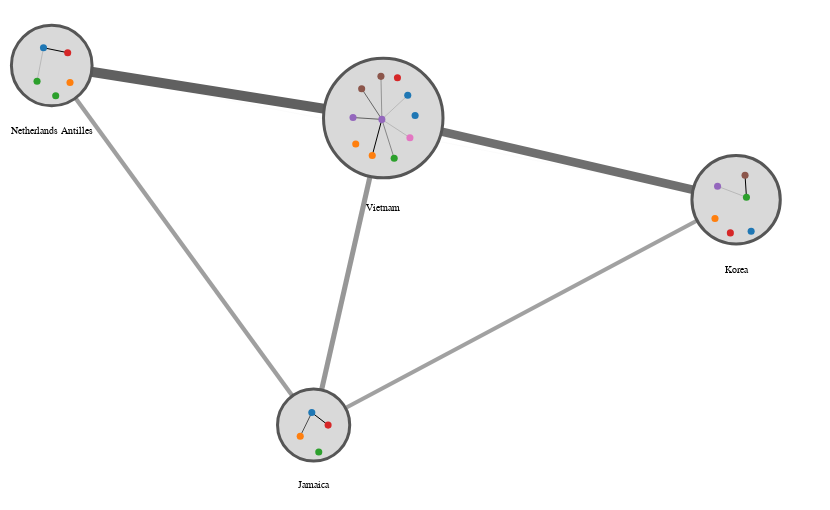

The code cell stored with this chart in its notebook:
### Code cell
g_viz(
    G,
    weight_attr="weight",
    combo_group_by="country",
    combo_layout_fn=lambda G: layout.force_atlas(
        G, weight_attr="weight", gravity=1, seed=seed
    ),
    node_args=dict(        
        fill=alt.Color("job", scale=alt.Scale(scheme="category10"), legend=None),
        tooltip_attrs=["name", "job", "country"],
        strokeWidth=0,
    ),
    combo_node_args=dict(
        tooltip_attrs=["country:N"],
        label_attr="country:N",
        label_offset=12,
    ),
    combo_node_additional_attrs={
        country: {"country": country}  for country in countries
    },
    width=800,
    height=500,
).configure_view(strokeWidth=0)

### Figure 1 — Vega-Lite specification as saved in the notebook (floating-point values rounded to 4 significant figures)
{"config": {"view": {"continuousWidth": 400, "continuousHeight": 300, "strokeWidth": 0}}, "layer": [{"data": {"name": "data-c85e0d4a8e6861b7c090cceb75f7fbd4"}, "mark": "line", "encoding": {"color": {"value": "#606060"}, "detail": {"field": "edge", "type": "quantitative"}, "opacity": {"field": "weight", "legend": null, "scale": {"range": [0.3, 1]}, "type": "quantitative"}, "strokeWidth": {"field": "weight", "legend": null, "scale": {"range": [0.1, 10]}, "type": "quantitative"}, "x": {"axis": {"domain": false, "grid": false, "labels": false, "ticks": false, "title": ""}, "field": "x", "type": "quantitative"}, "y": {"axis": {"domain": false, "grid": false, "labels": false, "ticks": false, "title": ""}, "field": "y", "type": "quantitative"}}}, {"layer": [{"mark": "circle", "encoding": {"fill": {"value": "#d9d9d9"}, "opacity": {"value": 1}, "size": {"field": "__combo_size", "legend": null, "scale": null, "type": "quantitative"}, "stroke": {"value": "#565656"}, "strokeWidth": {"value": 3}, "tooltip": [{"field": "country", "type": "nominal"}], "x": {"axis": {"domain": false, "grid": false, "labels": false, "ticks": false, "title": ""}, "field": "x", "type": "quantitative"}, "y": {"axis": {"domain": false, "grid": false, "labels": false, "ticks": false, "title": ""}, "field": "y", "type": "quantitative"}}}, {"mark": {"type": "text", "align": "center", "baseline": "middle", "color": "black", "size": 10}, "encoding": {"text": {"field": "country", "type": "nominal"}, "x": {"axis": {"domain": false, "grid": false, "labels": false, "ticks": false, "title": ""}, "field": "x", "type": "quantitative"}, "y": {"axis": {"domain": false, "grid": false, "labels": false, "ticks": false, "title": ""}, "field": "__y_label", "type": "quantitative"}}}], "data": {"name": "data-3111289e25631cdd49f77674c8bb788d"}}, {"data": {"name": "data-bfbcbe4110aecc055a3c71d5c822dd50"}, "mark": "line", "encoding": {"color": {"value": "black"}, "detail": {"field": "edge", "type": "quantitative"}, "opacity": {"field": "weight", "legend": null, "scale": {"range": [0.5, 3]}, "type": "quantitative"}, "strokeWidth": {"field": "weight", "legend": null, "scale": {"range": [0.3, 1]}, "type": "quantitative"}, "x": {"axis": {"domain": false, "grid": false, "labels": false, "ticks": false, "title": ""}, "field": "x", "type": "quantitative"}, "y": {"axis": {"domain": false, "grid": false, "labels": false, "ticks": false, "title": ""}, "field": "y", "type": "quantitative"}}}, {"data": {"name": "data-8d6cf3cca768c7b22e850dd6dbbd4d40"}, "mark": "circle", "encoding": {"fill": {"field": "job", "legend": null, "scale": {"scheme": "category10"}, "type": "nominal"}, "opacity": {"value": 1}, "size": {"value": 50}, "stroke": {"value": "#565656"}, "strokeWidth": {"value": 0}, "tooltip": [{"field": "name", "type": "nominal"}, {"field": "job", "type": "nominal"}, {"field": "country", "type": "nominal"}], "x": {"axis": {"domain": false, "grid": false, "labels": false, "ticks": false, "title": ""}, "field": "x", "type": "quantitative"}, "y": {"axis": {"domain": false, "grid": false, "labels": false, "ticks": false, "title": ""}, "field": "y", "type": "quantitative"}}}, {"layer": [{"mark": "circle", "encoding": {"fill": {"value": "#d9d9d9"}, "opacity": {"value": 1}, "size": {"field": "__combo_size", "legend": null, "scale": null, "type": "quantitative"}, "stroke": {"value": "#565656"}, "strokeWidth": {"value": 3}, "tooltip": [{"field": "country", "type": "nominal"}], "x": {"axis": {"domain": false, "grid": false, "labels": false, "ticks": false, "title": ""}, "field": "x", "type": "quantitative"}, "y": {"axis": {"domain": false, "grid": false, "labels": false, "ticks": false, "title": ""}, "field": "y", "type": "quantitative"}}}, {"mark": {"type": "text", "align": "center", "baseline": "middle", "color": "black", "size": 10}, "encoding": {"text": {"field": "country", "type": "nominal"}, "x": {"axis": {"domain": false, "grid": false, "labels": false, "ticks": false, "title": ""}, "field": "x", "type": "quantitative"}, "y": {"axis": {"domain": false, "grid": false, "labels": false, "ticks": false, "title": ""}, "field": "__y_label", "type": "quantitative"}}}], "data": {"name": "data-d0d705a221c67eed42cf251d2ec2bbfc"}}, {"data": {"name": "data-d43cfe8915222962d586602cb2b0d662"}, "mark": "line", "encoding": {"color": {"value": "black"}, "detail": {"field": "edge", "type": "quantitative"}, "opacity": {"field": "weight", "legend": null, "scale": {"range": [0.5, 3]}, "type": "quantitative"}, "strokeWidth": {"field": "weight", "legend": null, "scale": {"range": [0.3, 1]}, "type": "quantitative"}, "x": {"axis": {"domain": false, "grid": false, "labels": false, "ticks": false, "title": ""}, "field": "x", "type": "quantitative"}, "y": {"axis": {"domain": false, "grid": false, "labels": false, "ticks": false, "title": ""}, "field": "y", "type": "quantitative"}}}, {"data": {"name": "data-26086d4d06a548c00f0bdea804b8f79e"}, "mark": "circle", "encoding": {"fill": {"field": "job", "legend": null, "scale": {"scheme": "category10"}, "type": "nominal"}, "opacity": {"value": 1}, "size": {"value": 50}, "stroke": {"value": "#565656"}, "strokeWidth": {"value": 0}, "tooltip": [{"field": "name", "type": "nominal"}, {"field": "job", "type": "nominal"}, {"field": "country", "type": "nominal"}], "x": {"axis": {"domain": false, "grid": false, "labels": false, "ticks": false, "title": ""}, "field": "x", "type": "quantitative"}, "y": {"axis": {"domain": false, "grid": false, "labels": false, "ticks": false, "title": ""}, "field": "y", "type": "quantitative"}}}, {"layer": [{"mark": "circle", "encoding": {"fill": {"value": "#d9d9d9"}, "opacity": {"value": 1}, "size": {"field": "__combo_size", "legend": null, "scale": null, "type": "quantitative"}, "stroke": {"value": "#565656"}, "strokeWidth": {"value": 3}, "tooltip": [{"field": "country", "type": "nominal"}], "x": {"axis": {"domain": false, "grid": false, "labels": false, "ticks": false, "title": ""}, "field": "x", "type": "quantitative"}, "y": {"axis": {"domain": false, "grid": false, "labels": false, "ticks": false, "title": ""}, "field": "y", "type": "quantitative"}}}, {"mark": {"type": "text", "align": "center", "baseline": "middle", "color": "black", "size": 10}, "encoding": {"text": {"field": "country", "type": "nominal"}, "x": {"axis": {"domain": false, "grid": false, "labels": false, "ticks": false, "title": ""}, "field": "x", "type": "quantitative"}, "y": {"axis": {"domain": false, "grid": false, "labels": false, "ticks": false, "title": ""}, "field": "__y_label", "type": "quantitative"}}}], "data": {"name": "data-5aaca3ff787a7d72891dd78b2376eab1"}}, {"data": {"name": "data-2e154ebfca43a7e6f7f5967b0fbf5927"}, "mark": "line", "encoding": {"color": {"value": "black"}, "detail": {"field": "edge", "type": "quantitative"}, "opacity": {"field": "weight", "legend": null, "scale": {"range": [0.5, 3]}, "type": "quantitative"}, "strokeWidth": {"field": "weight", "legend": null, "scale": {"range": [0.3, 1]}, "type": "quantitative"}, "x": {"axis": {"domain": false, "grid": false, "labels": false, "ticks": false, "title": ""}, "field": "x", "type": "quantitative"}, "y": {"axis": {"domain": false, "grid": false, "labels": false, "ticks": false, "title": ""}, "field": "y", "type": "quantitative"}}}, {"data": {"name": "data-5a9460b64860fe7b62344f09f5c680c3"}, "mark": "circle", "encoding": {"fill": {"field": "job", "legend": null, "scale": {"scheme": "category10"}, "type": "nominal"}, "opacity": {"value": 1}, "size": {"value": 50}, "stroke": {"value": "#565656"}, "strokeWidth": {"value": 0}, "tooltip": [{"field": "name", "type": "nominal"}, {"field": "job", "type": "nominal"}, {"field": "country", "type": "nominal"}], "x": {"axis": {"domain": false, "grid": false, "labels": false, "ticks": false, "title": ""}, "field": "x", "type": "quantitative"}, "y": {"axis": {"domain": false, "grid": false, "labels": false, "ticks": false, "title": ""}, "field": "y", "type": "quantitative"}}}, {"layer": [{"mark": "circle", "encoding": {"fill": {"value": "#d9d9d9"}, "opacity": {"value": 1}, "size": {"field": "__combo_size", "legend": null, "scale": null, "type": "quantitative"}, "stroke": {"value": "#565656"}, "strokeWidth": {"value": 3}, "tooltip": [{"field": "country", "type": "nominal"}], "x": {"axis": {"domain": false, "grid": false, "labels": false, "ticks": false, "title": ""}, "field": "x", "type": "quantitative"}, "y": {"axis": {"domain": false, "grid": false, "labels": false, "ticks": false, "title": ""}, "field": "y", "type": "quantitative"}}}, {"mark": {"type": "text", "align": "center", "baseline": "middle", "color": "black", "size": 10}, "encoding": {"text": {"field": "country", "type": "nominal"}, "x": {"axis": {"domain": false, "grid": false, "labels": false, "ticks": false, "title": ""}, "field": "x", "type": "quantitative"}, "y": {"axis": {"domain": false, "grid": false, "labels": false, "ticks": false, "title": ""}, "field": "__y_label", "type": "quantitative"}}}], "data": {"name": "data-eb916a9b2617636570e120c6a483fa44"}}, {"data": {"name": "data-1a8183ad4c3e923c9306175b54bb18ce"}, "mark": "line", "encoding": {"color": {"value": "black"}, "detail": {"field": "edge", "type": "quantitative"}, "opacity": {"field": "weight", "legend": null, "scale": {"range": [0.5, 3]}, "type": "quantitative"}, "strokeWidth": {"field": "weight", "legend": null, "scale": {"range": [0.3, 1]}, "type": "quantitative"}, "x": {"axis": {"domain": false, "grid": false, "labels": false, "ticks": false, "title": ""}, "field": "x", "type": "quantitative"}, "y": {"axis": {"domain": false, "grid": false, "labels": false, "ticks": false, "title": ""}, "field": "y", "type": "quantitative"}}}, {"data": {"name": "data-68da0b7553bd9306af5c998bd24f21d1"}, "mark": "circle", "encoding": {"fill": {"field": "job", "legend": null, "scale": {"scheme": "category10"}, "type": "nominal"}, "opacity": {"value": 1}, "size": {"value": 50}, "stroke": {"value": "#565656"}, "strokeWidth": {"value": 0}, "tooltip": [{"field": "name", "type": "nominal"}, {"field": "job", "type": "nominal"}, {"field": "country", "type": "nominal"}], "x": {"axis": {"domain": false, "grid": false, "labels": false, "ticks": false, "title": ""}, "field": "x", "type": "quantitative"}, "y": {"axis": {"domain": false, "grid": false, "labels": false, "ticks": false, "title": ""}, "field": "y", "type": "quantitative"}}}], "height": 500, "resolve": {"scale": {"color": "independent", "fill": "independent", "opacity": "independent", "size": "independent", "strokeWidth": "independent"}}, "width": 800, "$schema": "https://vega.github.io/schema/vega-lite/v4.17.0.json", "datasets": {"data-c85e0d4a8e6861b7c090cceb75f7fbd4": [{"y": 13.99, "x": 324.7, "source": "Jamaica", "target": "Korea", "pair": ["Jamaica", "Korea"], "edge": 0, "weight": 2.171}, {"y": 194.2, "x": 800.0, "source": "Jamaica", "target": "Korea", "pair": ["Jamaica", "Korea"], "edge": 0, "weight": 2.171}, {"y": 13.99, "x": 324.7, "source": "Jamaica", "target": "Netherlands Antilles", "pair": ["Jamaica", "Netherlands Antilles"], "edge": 1, "weight": 2.248}, {"y": 301.6, "x": 30.08, "source": "Jamaica", "target": "Netherlands Antilles", "pair": ["Jamaica", "Netherlands Antilles"], "edge": 1, "weight": 2.248}, {"y": 13.99, "x": 324.7, "source": "Jamaica", "target": "Vietnam", "pair": ["Jamaica", "Vietnam"], "edge": 2, "weight": 2.657}, {"y": 259.5, "x": 403.0, "source": "Jamaica", "target": "Vietnam", "pair": ["Jamaica", "Vietnam"], "edge": 2, "weight": 2.657}, {"y": 194.2, "x": 800.0, "source": "Korea", "target": "Netherlands Antilles", "pair": ["Korea", "Netherlands Antilles"], "edge": 3, "weight": 0.04407}, {"y": 301.6, "x": 30.08, "source": "Korea", "target": "Netherlands Antilles", "pair": ["Korea", "Netherlands Antilles"], "edge": 3, "weight": 0.04407}, {"y": 194.2, "x": 800.0, "source": "Korea", "target": "Vietnam", "pair": ["Korea", "Vietnam"], "edge": 4, "weight": 4.483}, {"y": 259.5, "x": 403.0, "source": "Korea", "target": "Vietnam", "pair": ["Korea", "Vietnam"], "edge": 4, "weight": 4.483}, {"y": 301.6, "x": 30.08, "source": "Netherlands Antilles", "target": "Vietnam", "pair": ["Netherlands Antilles", "Vietnam"], "edge": 5, "weight": 5.21}, {"y": 259.5, "x": 403.0, "source": "Netherlands Antilles", "target": "Vietnam", "pair": ["Netherlands Antilles", "Vietnam"], "edge": 5, "weight": 5.21}], "data-3111289e25631cdd49f77674c8bb788d": [{"__combo_size": 7803.0, "y": 194.2, "x": 800.0, "country": "Korea", "__node_size": 7803.0, "__node_r": 44.17, "__y_label": 138.0}], "data-bfbcbe4110aecc055a3c71d5c822dd50": [{"y": 213.8, "x": 810.1, "source": "a", "target": "e", "pair": ["a", "e"], "edge": 0, "weight": 3.894}, {"y": 196.2, "x": 811.6, "source": "a", "target": "e", "pair": ["a", "e"], "edge": 0, "weight": 3.894}, {"y": 196.2, "x": 811.6, "source": "e", "target": "j", "pair": ["e", "j"], "edge": 1, "weight": 0.4715}, {"y": 205.0, "x": 779.1, "source": "e", "target": "j", "pair": ["e", "j"], "edge": 1, "weight": 0.4715}], "data-8d6cf3cca768c7b22e850dd6dbbd4d40": [{"name": "Rosie", "y": 213.8, "id": "a", "x": 810.1, "degree_centrality": 0.12, "__combo_group_value": "Korea", "job": "Surveyor, planning and development", "country": "Korea", "__node_size": 50, "__node_r": 3.536}, {"name": "Stephen", "y": 196.2, "id": "e", "x": 811.6, "degree_centrality": 0.16, "__combo_group_value": "Korea", "job": "Health and safety adviser", "country": "Korea", "__node_size": 50, "__node_r": 3.536}, {"name": "Charlotte", "y": 205.0, "id": "j", "x": 779.1, "degree_centrality": 0.04, "__combo_group_value": "Korea", "job": "Private music teacher", "country": "Korea", "__node_size": 50, "__node_r": 3.536}, {"name": "Rhys", "y": 167.7, "id": "p", "x": 793.5, "degree_centrality": 0.04, "__combo_group_value": "Korea", "job": "Nurse, adult", "country": "Korea", "__node_size": 50, "__node_r": 3.536}, {"name": "Linda", "y": 179.3, "id": "y", "x": 776.2, "degree_centrality": 0.04, "__combo_group_value": "Korea", "job": "Financial trader", "country": "Korea", "__node_size": 50, "__node_r": 3.536}, {"name": "Sian", "y": 169.0, "id": "z", "x": 816.9, "degree_centrality": 0.04, "__combo_group_value": "Korea", "job": "Comptroller", "country": "Korea", "__node_size": 50, "__node_r": 3.536}], "data-d0d705a221c67eed42cf251d2ec2bbfc": [{"__combo_size": 5214.0, "y": 13.99, "x": 324.7, "country": "Jamaica", "__node_size": 5214.0, "__node_r": 36.1, "__y_label": -34.11}], "data-d43cfe8915222962d586602cb2b0d662": [{"y": 23.95, "x": 322.6, "source": "b", "target": "i", "pair": ["b", "i"], "edge": 0, "weight": 1.398}, {"y": 5.0, "x": 309.6, "source": "b", "target": "i", "pair": ["b", "i"], "edge": 0, "weight": 1.398}, {"y": 23.95, "x": 322.6, "source": "b", "target": "o", "pair": ["b", "o"], "edge": 1, "weight": 2.381}, {"y": 13.92, "x": 341.0, "source": "b", "target": "o", "pair": ["b", "o"], "edge": 1, "weight": 2.381}, {"y": 23.95, "x": 322.6, "source": "b", "target": "b", "pair": ["b", "b"], "edge": 2, "weight": 0.421}, {"y": 23.95, "x": 322.6, "source": "b", "target": "b", "pair": ["b", "b"], "edge": 2, "weight": 0.421}], "data-26086d4d06a548c00f0bdea804b8f79e": [{"name": "Mary", "y": 23.95, "id": "b", "x": 322.6, "degree_centrality": 0.44, "__combo_group_value": "Jamaica", "job": "Financial trader", "country": "Jamaica", "__node_size": 50, "__node_r": 3.536}, {"name": "Ryan", "y": 5.0, "id": "i", "x": 309.6, "degree_centrality": 0.04, "__combo_group_value": "Jamaica", "job": "Licensed conveyancer", "country": "Jamaica", "__node_size": 50, "__node_r": 3.536}, {"name": "Ross", "y": 13.92, "id": "o", "x": 341.0, "degree_centrality": 0.08, "__combo_group_value": "Jamaica", "job": "Private music teacher", "country": "Jamaica", "__node_size": 50, "__node_r": 3.536}, {"name": "Jason", "y": -7.668, "id": "v", "x": 330.5, "degree_centrality": 0.04, "__combo_group_value": "Jamaica", "job": "Minerals surveyor", "country": "Jamaica", "__node_size": 50, "__node_r": 3.536}], "data-5aaca3ff787a7d72891dd78b2376eab1": [{"__combo_size": 6509.0, "y": 301.6, "x": 30.08, "country": "Netherlands Antilles", "__node_size": 6509.0, "__node_r": 40.34, "__y_label": 249.3}], "data-2e154ebfca43a7e6f7f5967b0fbf5927": [{"y": 315.8, "x": 20.8, "source": "k", "target": "m", "pair": ["k", "m"], "edge": 0, "weight": 0.3827}, {"y": 289.0, "x": 13.55, "source": "k", "target": "m", "pair": ["k", "m"], "edge": 0, "weight": 0.3827}, {"y": 315.8, "x": 20.8, "source": "k", "target": "q", "pair": ["k", "q"], "edge": 1, "weight": 0.437}, {"y": 311.8, "x": 48.02, "source": "k", "target": "q", "pair": ["k", "q"], "edge": 1, "weight": 0.437}], "data-5a9460b64860fe7b62344f09f5c680c3": [{"name": "Francis", "y": 288.0, "id": "d", "x": 50.66, "degree_centrality": 0.08, "__combo_group_value": "Netherlands Antilles", "job": "Health and safety adviser", "country": "Netherlands Antilles", "__node_size": 50, "__node_r": 3.536}, {"name": "Kimberley", "y": 315.8, "id": "k", "x": 20.8, "degree_centrality": 0.2, "__combo_group_value": "Netherlands Antilles", "job": "Comptroller", "country": "Netherlands Antilles", "__node_size": 50, "__node_r": 3.536}, {"name": "Gordon", "y": 289.0, "id": "m", "x": 13.55, "degree_centrality": 0.08, "__combo_group_value": "Netherlands Antilles", "job": "Licensed conveyancer", "country": "Netherlands Antilles", "__node_size": 50, "__node_r": 3.536}, {"name": "Nicholas", "y": 277.4, "id": "n", "x": 34.55, "degree_centrality": 0.04, "__combo_group_value": "Netherlands Antilles", "job": "Licensed conveyancer", "country": "Netherlands Antilles", "__node_size": 50, "__node_r": 3.536}, {"name": "Lauren", "y": 311.8, "id": "q", "x": 48.02, "degree_centrality": 0.04, "__combo_group_value": "Netherlands Antilles", "job": "Surveyor, planning and development", "country": "Netherlands Antilles", "__node_size": 50, "__node_r": 3.536}], "data-eb916a9b2617636570e120c6a483fa44": [{"__combo_size": 14280.0, "y": 259.5, "x": 403.0, "country": "Vietnam", "__node_size": 14280.0, "__node_r": 59.74, "__y_label": 187.8}], "data-1a8183ad4c3e923c9306175b54bb18ce": [{"y": 258.5, "x": 401.5, "source": "c", "target": "c", "pair": ["c", "c"], "edge": 0, "weight": 0.4473}, {"y": 258.5, "x": 401.5, "source": "c", "target": "c", "pair": ["c", "c"], "edge": 0, "weight": 0.4473}, {"y": 258.5, "x": 401.5, "source": "c", "target": "f", "pair": ["c", "f"], "edge": 1, "weight": 0.6502}, {"y": 283.1, "x": 378.8, "source": "c", "target": "f", "pair": ["c", "f"], "edge": 1, "weight": 0.6502}, {"y": 258.5, "x": 401.5, "source": "c", "target": "g", "pair": ["c", "g"], "edge": 2, "weight": 0.1042}, {"y": 277.8, "x": 430.6, "source": "c", "target": "g", "pair": ["c", "g"], "edge": 2, "weight": 0.1042}, {"y": 258.5, "x": 401.5, "source": "c", "target": "h", "pair": ["c", "h"], "edge": 3, "weight": 0.3221}, {"y": 292.9, "x": 400.4, "source": "c", "target": "h", "pair": ["c", "h"], "edge": 3, "weight": 0.3221}, {"y": 258.5, "x": 401.5, "source": "c", "target": "l", "pair": ["c", "l"], "edge": 4, "weight": 0.7215}, {"y": 260.0, "x": 369.0, "source": "c", "target": "l", "pair": ["c", "l"], "edge": 4, "weight": 0.7215}, {"y": 258.5, "x": 401.5, "source": "c", "target": "r", "pair": ["c", "r"], "edge": 5, "weight": 0.121}, {"y": 243.9, "x": 433.1, "source": "c", "target": "r", "pair": ["c", "r"], "edge": 5, "weight": 0.121}, {"y": 258.5, "x": 401.5, "source": "c", "target": "t", "pair": ["c", "t"], "edge": 6, "weight": 1.739}, {"y": 229.7, "x": 390.6, "source": "c", "target": "t", "pair": ["c", "t"], "edge": 6, "weight": 1.739}, {"y": 258.5, "x": 401.5, "source": "c", "target": "u", "pair": ["c", "u"], "edge": 7, "weight": 0.3824}, {"y": 227.3, "x": 415.3, "source": "c", "target": "u", "pair": ["c", "u"], "edge": 7, "weight": 0.3824}], "data-68da0b7553bd9306af5c998bd24f21d1": [{"name": "Sandra", "y": 258.5, "id": "c", "x": 401.5, "degree_centrality": 0.76, "__combo_group_value": "Vietnam", "job": "Nurse, adult", "country": "Vietnam", "__node_size": 50, "__node_r": 3.536}, {"name": "Denise", "y": 283.1, "id": "f", "x": 378.8, "degree_centrality": 0.08, "__combo_group_value": "Vietnam", "job": "Private music teacher", "country": "Vietnam", "__node_size": 50, "__node_r": 3.536}, {"name": "Tony", "y": 277.8, "id": "g", "x": 430.6, "degree_centrality": 0.04, "__combo_group_value": "Vietnam", "job": "Comptroller", "country": "Vietnam", "__node_size": 50, "__node_r": 3.536}, {"name": "Ann", "y": 292.9, "id": "h", "x": 400.4, "degree_centrality": 0.08, "__combo_group_value": "Vietnam", "job": "Private music teacher", "country": "Vietnam", "__node_size": 50, "__node_r": 3.536}, {"name": "Wendy", "y": 260.0, "id": "l", "x": 369.0, "degree_centrality": 0.04, "__combo_group_value": "Vietnam", "job": "Nurse, adult", "country": "Vietnam", "__node_size": 50, "__node_r": 3.536}, {"name": "Ann", "y": 243.9, "id": "r", "x": 433.1, "degree_centrality": 0.04, "__combo_group_value": "Vietnam", "job": "Surveyor, planning and development", "country": "Vietnam", "__node_size": 50, "__node_r": 3.536}, {"name": "Abbie", "y": 291.9, "id": "s", "x": 419.0, "degree_centrality": 0.04, "__combo_group_value": "Vietnam", "job": "Minerals surveyor", "country": "Vietnam", "__node_size": 50, "__node_r": 3.536}, {"name": "Katherine", "y": 229.7, "id": "t", "x": 390.6, "degree_centrality": 0.04, "__combo_group_value": "Vietnam", "job": "Financial trader", "country": "Vietnam", "__node_size": 50, "__node_r": 3.536}, {"name": "Glenn", "y": 227.3, "id": "u", "x": 415.3, "degree_centrality": 0.04, "__combo_group_value": "Vietnam", "job": "Licensed conveyancer", "country": "Vietnam", "__node_size": 50, "__node_r": 3.536}, {"name": "Tony", "y": 238.8, "id": "w", "x": 372.1, "degree_centrality": 0.04, "__combo_group_value": "Vietnam", "job": "Financial trader", "country": "Vietnam", "__node_size": 50, "__node_r": 3.536}, {"name": "Angela", "y": 261.6, "id": "x", "x": 438.9, "degree_centrality": 0.04, "__combo_group_value": "Vietnam", "job": "Comptroller", "country": "Vietnam", "__node_size": 50, "__node_r": 3.536}]}}
